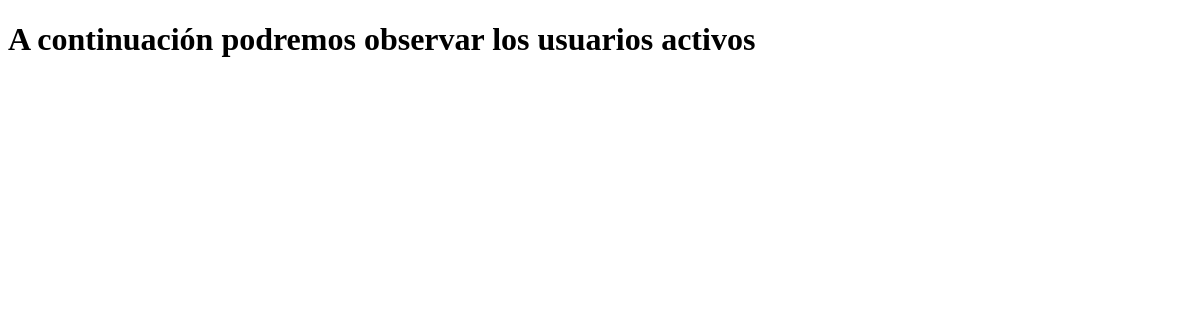
/cliente/leer_usuarios, run on an earlier commit of the app's database.
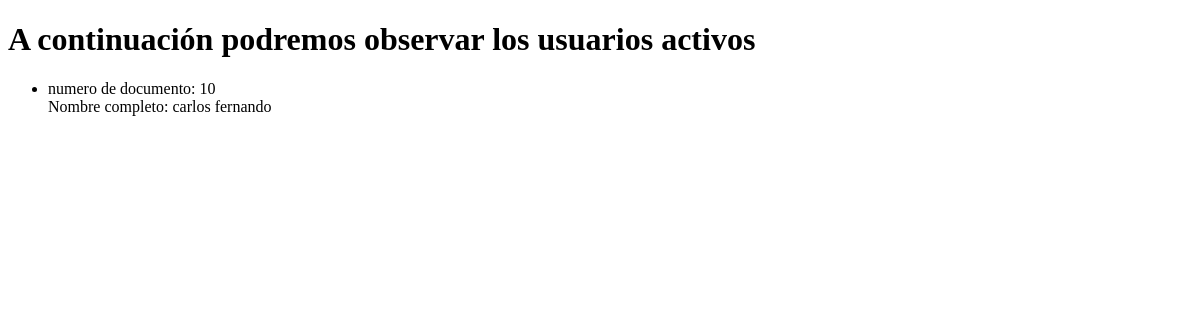
And on a later commit of the database.
### cliente/models.py (models this page shows)
class Client(models.Model):
    number_document = models.IntegerField()
    first_name =  models.CharField(max_length=15)
    last_name = models.CharField(max_length=15)
    email =  models.CharField(max_length=50)
    passwoord = models.CharField(max_length=10)

### cliente/views.py (the view)
# urls.py: path("leer_usuarios", views.leer_usuarios, name = "leer_usuarios" ),
def leer_usuarios(request):
    clientes_activos = m.Client.objects.all()
    return render(request, "cliente/leer_usuarios.html", {"clientes": clientes_activos})

### cliente/templates/cliente/leer_usuarios.html (shortened to what this page needs)
<!DOCTYPE html>
<html lang="en">
<head>
</head>
<body>
    <h1>A continuación podremos observar los usuarios activos </h1>
    <ul>
        {% for c in clientes%}
        <li>
            numero de documento: {{c.number_document}}
            <br> Nombre completo: {{c.first_name}} {{c.last_name}}
        </li>
        {% endfor %}
    </ul>
</body>
</html>

What changed in the data, as far as the page shows it:
added Client: number_document "10", first_name "carlos", last_name "fernando"
